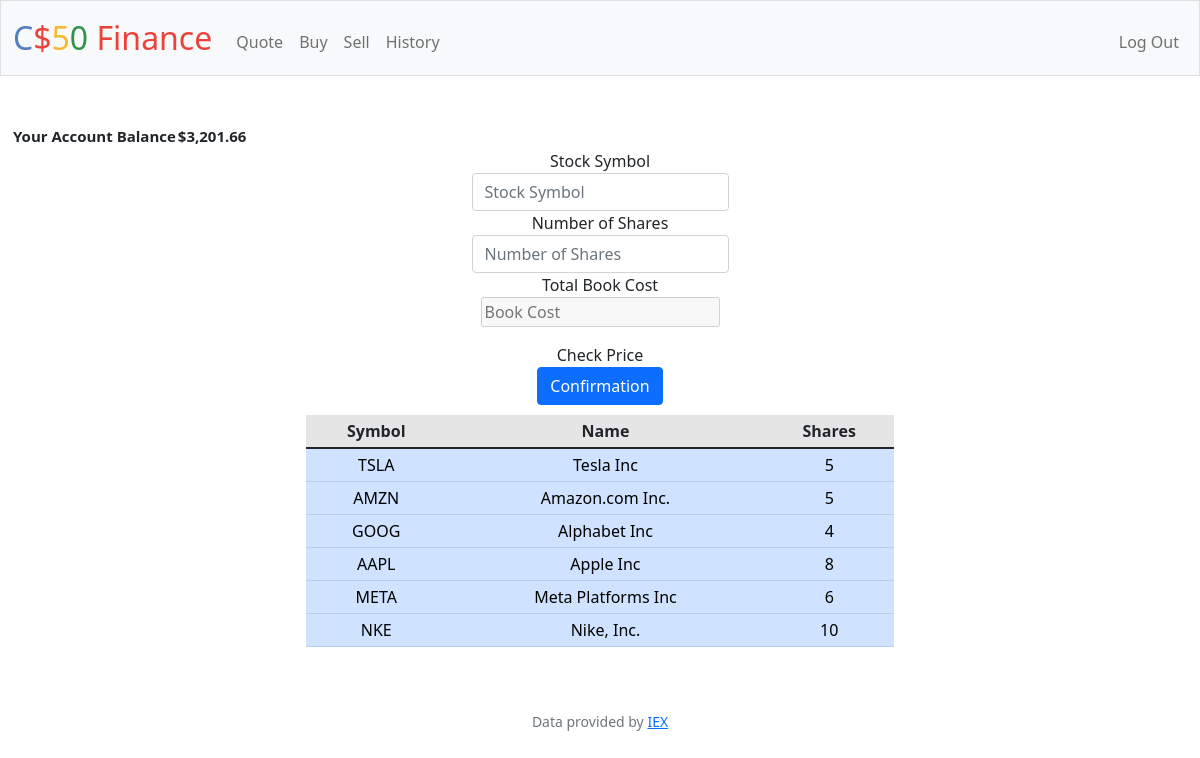
The app's page /sell (signed in), older data.
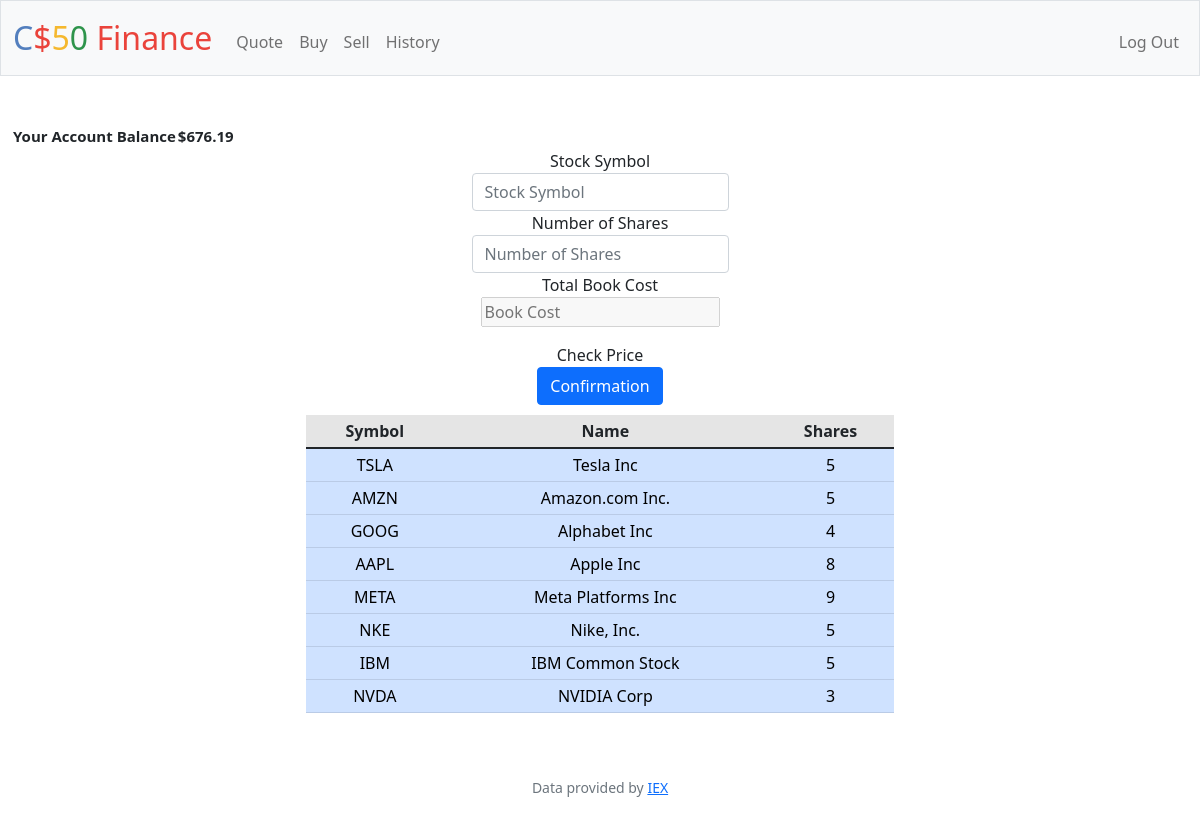
The same page, newer data.
### tables this page shows
CREATE TABLE stocks (symbol TEXT NOT NULL, user_id INTEGER NOT NULL, name TEXT NOT NULL, shares INTEGER NOT NULL, CHECK (shares >= 0), FOREIGN KEY (user_id) REFERENCES users(id));

### app.py (the view, shortened to what this page needs)
@app.route("/sell", methods=["GET", "POST"])
@login_required
def sell():
    id=session.get("user_id")
    rows = db.execute("SELECT * FROM users WHERE id= ?", id)
    cash=rows[0]["cash"]
    if len(rows) != 1:
        return apology("invalid username and/or password", 400)
    stocks = db.execute("SELECT * FROM stocks WHERE user_id= ?",id)
    if request.method == "GET":
        return render_template("sell.html",cash=usd(cash),stocks=stocks)

### app.py (called while the page is built)
@app.after_request
def after_request(response):
    response.headers["Cache-Control"] = "no-cache, no-store, must-revalidate"
    response.headers["Expires"] = 0
    response.headers["Pragma"] = "no-cache"
    return response

### helpers.py (called while the page is built)
def login_required(f):
    @wraps(f)
    def decorated_function(*args, **kwargs):
        if session.get("user_id") is None:
            return redirect("/login")
        return f(*args, **kwargs)
    return decorated_function

def usd(value):
    return f"${value:,.2f}"

### templates/sell.html (shortened to what this page needs)
{% extends "layout.html" %}
{% block main %}
<table class="screensize2">
    <tr>
        <th>Your Account Balance</th>
        <th>{{ cash }}</th>
    </tr>
</table>
{% if symbols %}
<h1>Your Sale Has Been Approved</h1>
<h2>Stock Sale Confirmation</h2>
<table class="table table-sm container screensize0">
    <thead class="table-active">
        <th scope="col">Symbol</th>
        <th scope="col">Name</th>
        <th scope="col">Price</th>
        <th scope="col">Number of Shares</th>
        <th scope="col">Total Book Cost</th>
    </thead>
    <tr class="table-primary">
        <td> {{ symbols["symbol"] }}</td>
        <td> {{ symbols["name"] }}</td>
        <td> {{ symbols["price"] }}</td>
        <td> {{ shares }}</td>
        <td> {{ salevalues }}</td>
    </tr>
</table>
{% else %}
<form action="/sell" method="post">
    <div class="mb-3">
        <label for="symbol" >Stock Symbol</label>
        <input autocomplete="off" autofocus class="form-control mx-auto w-auto" id="symbol" name="symbol" placeholder="Stock Symbol" type="text">
        <label for="shares" >Number of Shares</label>
        <input autocomplete="off" autofocus class="form-control mx-auto w-auto" id="shares" name="shares" placeholder="Number of Shares" type="text">
        <label for="bookcost" >Total Book Cost</label>
        <br>
        <input id="bookcost" name="bookcost" placeholder="Book Cost" type="text" disabled>
    </div>
    <div id="checkprice">Check Price</div>
    <button class="btn btn-primary" type="submit">Confirmation</button>
</form>
{% if stocks %}
<table class="table table-sm w-50 container screensize0">
    <thead class="table-active">
        <th>Symbol</th>
        <th>Name</th>
        <th>Shares</th>
    </thead>
        {% for stock in stocks %}
    <tr class="table-primary">
        <td> {{ stock["symbol"] }}</td>
        <td> {{ stock["name"] }}</td>
        <td> {{ stock["shares"] }}</td>
    </tr>
        {% endfor %}
</table>
{% else %}
<h1>There is no stock in your account.</h1>
{% endif %}
{% endif %}
{% endblock %}

### templates/layout.html (shortened to what this page needs)
<!DOCTYPE html>
<html lang="en">
    <head>
        <link href="https://cdn.jsdelivr.net/npm/bootstrap@5.1.3/dist/css/bootstrap.min.css" rel="stylesheet">
        <link href="/static/styles.css" rel="stylesheet">
    </head>
    <body>
        <nav class="bg-light border navbar navbar-expand-md navbar-light">
            <div class="container-fluid">
                <a class="navbar-brand" href="/"><span class="blue">C</span><span class="red">$</span><span class="yellow">5</span><span class="green">0</span> <span class="red">Finance</span></a>
                <div class="collapse navbar-collapse" id="navbar">
                    {% if session["user_id"] %}
                        <ul class="navbar-nav me-auto mt-2">
                            <li class="nav-item"><a class="nav-link" href="/quote">Quote</a></li>
                            <li class="nav-item"><a class="nav-link" href="/buy">Buy</a></li>
                            <li class="nav-item"><a class="nav-link" href="/sell">Sell</a></li>
                            <li class="nav-item"><a class="nav-link" href="/history">History</a></li>
                        </ul>
                        <ul class="navbar-nav ms-auto mt-2">
                            <li class="nav-item"><a class="nav-link" href="/logout">Log Out</a></li>
                        </ul>
                    {% else %}
                        <ul class="navbar-nav ms-auto mt-2">
                            <li class="nav-item"><a class="nav-link" href="/register">Register</a></li>
                            <li class="nav-item"><a class="nav-link" href="/login">Log In</a></li>
                        </ul>
                    {% endif %}
                </div>
            </div>
        </nav>
        <main class="container-fluid py-5 text-center">
            {% block main %}{% endblock %}
        </main>
        <footer class="mb-5 small text-center text-muted">
            Data provided by <a href="https://iexcloud.io/">IEX</a>
        </footer>
    </body>
</html>

### static/styles.css (style rules this page uses)
nav .navbar-brand { font-size: xx-large; }
nav .navbar-brand .blue { color: #537fbe; }
nav .navbar-brand .red { color: #ea433b; }
nav .navbar-brand .yellow { color: #f5b82e; }
nav .navbar-brand .green { color: #2e944b; }
.container { margin-left: auto; margin-right: auto; margin-top: 10px; padding-left: 15px; padding-right: 15px; text-align: center; width: 90%; }
@media (min-width: 320px) { .screensize0 { width: 80%; font-size: 10px; } }
@media (min-width: 320px) { .screensize2 { font-size: 10px; } }
@media (min-width: 600px) { .screensize0 { width: 65%; font-size: medium; } }
@media (min-width: 600px) { .screensize2 { font-size: 15px; } }

Row changes from the older to the newer data that the page shows:
changed stocks "META": shares "6" → "9"
changed stocks "NKE": shares "10" → "5"
added stocks: symbol "IBM", name "IBM Common Stock", shares "5"
added stocks: symbol "NVDA", name "NVIDIA Corp", shares "3"
Text that changed along with them:
{{ cash }}: "$3,201.66" → "$676.19"
